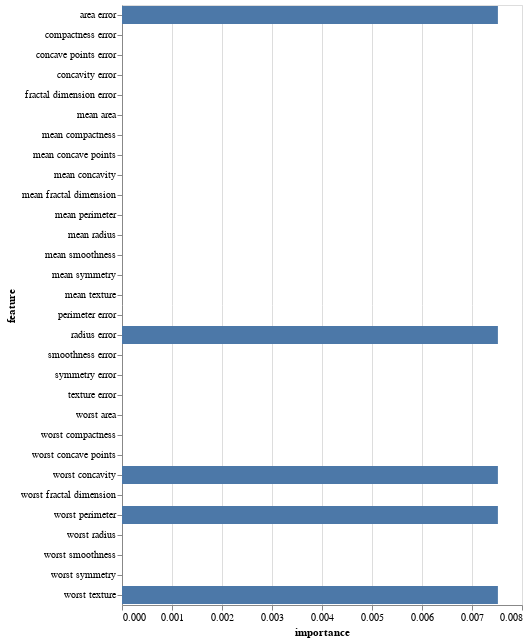

Notebook code cell kept with this figure:
### Code cell
import pandas as pd
varimp_df = pd.DataFrame()
varimp_df['feature'] = data.feature_names
varimp_df['importance'] = imp_vals
varimp_df.head()
import altair as alt
alt.Chart(varimp_df).mark_bar().encode(
    x='importance',
    y="feature"
)

### Figure 1 — Vega-Lite specification as saved in the notebook (floating-point values rounded to 4 significant figures)
{"config": {"view": {"continuousWidth": 400, "continuousHeight": 300}}, "data": {"name": "data-51d12049c5fb699813eb94b64e116a9c"}, "mark": "bar", "encoding": {"x": {"type": "quantitative", "field": "importance"}, "y": {"type": "nominal", "field": "feature"}}, "$schema": "https://vega.github.io/schema/vega-lite/v4.8.1.json", "datasets": {"data-51d12049c5fb699813eb94b64e116a9c": [{"feature": "mean radius", "importance": 0.0}, {"feature": "mean texture", "importance": 0.0}, {"feature": "mean perimeter", "importance": 0.0}, {"feature": "mean area", "importance": 0.0}, {"feature": "mean smoothness", "importance": 0.0}, {"feature": "mean compactness", "importance": 0.0}, {"feature": "mean concavity", "importance": 0.0}, {"feature": "mean concave points", "importance": 0.0}, {"feature": "mean symmetry", "importance": 0.0}, {"feature": "mean fractal dimension", "importance": 0.0}, {"feature": "radius error", "importance": 0.007518}, {"feature": "texture error", "importance": 0.0}, {"feature": "perimeter error", "importance": 0.0}, {"feature": "area error", "importance": 0.007518}, {"feature": "smoothness error", "importance": 0.0}, {"feature": "compactness error", "importance": 0.0}, {"feature": "concavity error", "importance": 0.0}, {"feature": "concave points error", "importance": 0.0}, {"feature": "symmetry error", "importance": 0.0}, {"feature": "fractal dimension error", "importance": 0.0}, {"feature": "worst radius", "importance": 0.0}, {"feature": "worst texture", "importance": 0.007518}, {"feature": "worst perimeter", "importance": 0.007518}, {"feature": "worst area", "importance": 0.0}, {"feature": "worst smoothness", "importance": 0.0}, {"feature": "worst compactness", "importance": 0.0}, {"feature": "worst concavity", "importance": 0.007518}, {"feature": "worst concave points", "importance": 0.0}, {"feature": "worst symmetry", "importance": 0.0}, {"feature": "worst fractal dimension", "importance": 0.0}]}}
